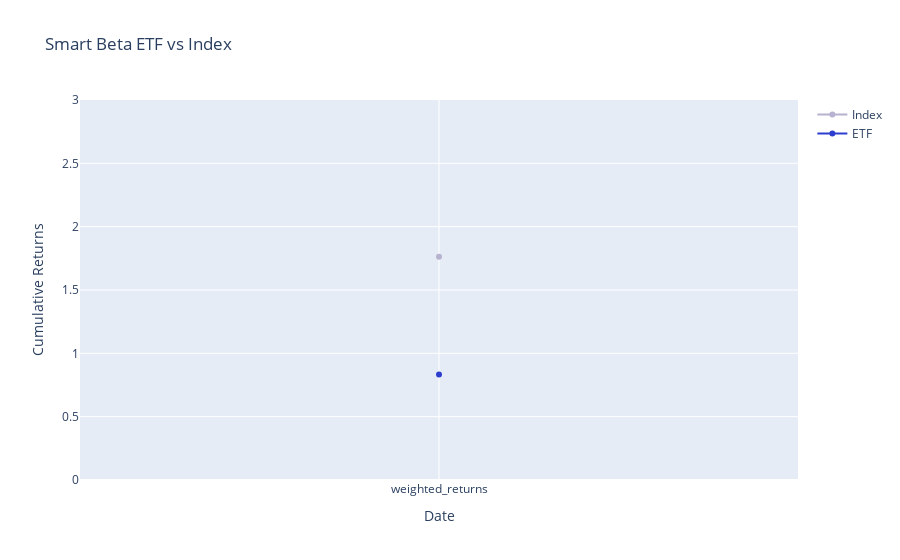

The code cell stored with this chart in its notebook:
### Code cell
index_weighted_cumulative_returns = calculate_cumulative_returns(index_weighted_returns)
etf_weighted_cumulative_returns = calculate_cumulative_returns(etf_weighted_returns)
project_helper.plot_benchmark_returns(index_weighted_cumulative_returns, etf_weighted_cumulative_returns, 'Smart Beta ETF vs Index')

### Figure 1 — Plotly figure (JSON) as saved in the notebook; plotly's stock layout.template omitted (floating-point values rounded to 4 significant figures)
{"data": [{"line": {"color": "#B6B2CF"}, "name": "Index", "type": "scatter", "x": ["weighted_returns"], "y": [1.762]}, {"line": {"color": "#2D3ECF"}, "name": "ETF", "type": "scatter", "x": ["weighted_returns"], "y": [0.8337]}], "layout": {"autosize": true, "title": {"text": "Smart Beta ETF vs Index"}, "xaxis": {"autorange": true, "range": [-1, 1], "title": {"text": "Date"}, "type": "category"}, "yaxis": {"range": [0, 3], "title": {"text": "Cumulative Returns"}, "type": "linear"}}}
